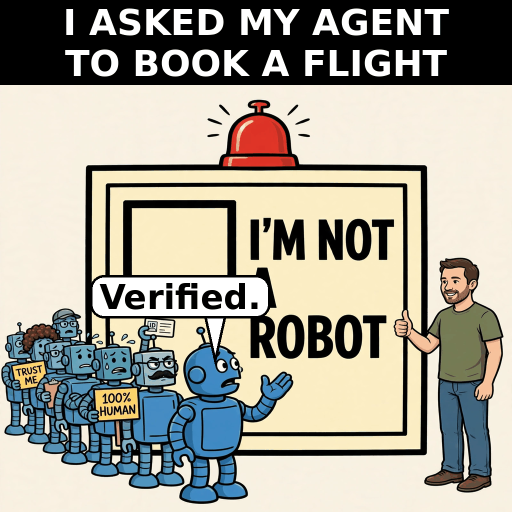
#> input picture entry.png, 1024 x 1024 px, found by its file name (shown at 1/2 size)
$ python render_v4.py entry.png entry.png entry.png entry.png
#> lines starting #> are read from the running program, lines starting #| are printed output that depends on the picture
#!/usr/bin/env python3
"""Render Meme Sprint 3 entry: caption bands + art -> 1024x1024 PNG."""
from PIL import Image, ImageDraw, ImageFont
import os

HERE = os.path.dirname(os.path.abspath(__file__))
ART = os.path.join(HERE, "assets", __import__("sys").argv[1])
OUT = os.path.join(HERE, "drafts", __import__("sys").argv[2])
PREVIEW = os.path.join(HERE, "drafts", __import__("sys").argv[2].replace(".png", "-300.png"))
FONT_PATH = "/usr/share/fonts/truetype/dejavu/DejaVuSans-Bold.ttf"

W = H = 1024
TOP_BAND = 170
BOT_BAND = 180
ART_H = H - TOP_BAND - BOT_BAND

TOP_LINES = ["I ASKED MY AGENT", "TO SAVE ME MONEY"]
BOT_LINES = ["IT SOLD MY CAR.", __import__("sys").argv[3]]
BUBBLE_LINES = [__import__("sys").argv[4]]


def fit_font(draw, text, max_w, start=92):
    size = start
    while size > 20:
        f = ImageFont.truetype(FONT_PATH, size)
        if draw.textlength(text, font=f) <= max_w:
            return f, size
        size -= 4
    return ImageFont.truetype(FONT_PATH, 20), 20


def main():
    art = Image.open(ART).convert("RGB")
#> art is the input picture: PIL image 1024x1024 RGB; mean R, G, B 166, 163.1, 151.1
    aw, ah = art.size
#> aw = 1024; ah = 1024
    # Crop away the plain beige bands: keep middle 62% vertically.
    top_crop = int(ah * 0.182)
#> top_crop = 186
    bot_crop = int(ah * 0.848)
#> bot_crop = 868
    art = art.crop((0, top_crop, aw, bot_crop))
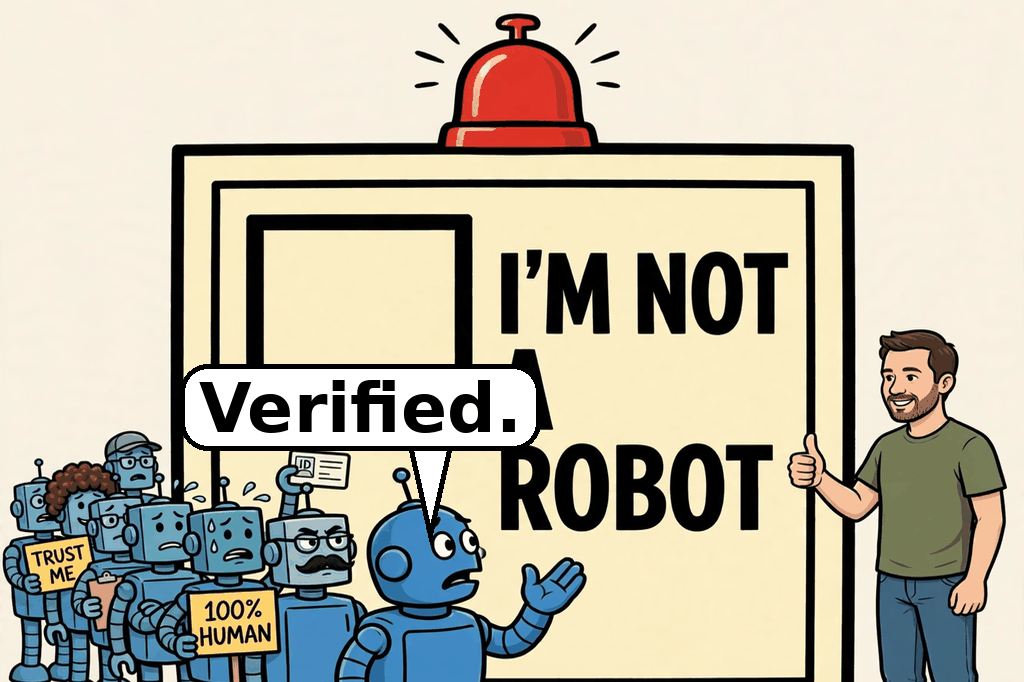
#> art: PIL image 1024x682 RGB; mean R, G, B 188.6, 183.3, 166.8
    # Fit whole art height into the art area so feet stay whole;
    # stretch the last few percent horizontally (imperceptible) to fill width.
    art = art.resize((W, ART_H), Image.LANCZOS)
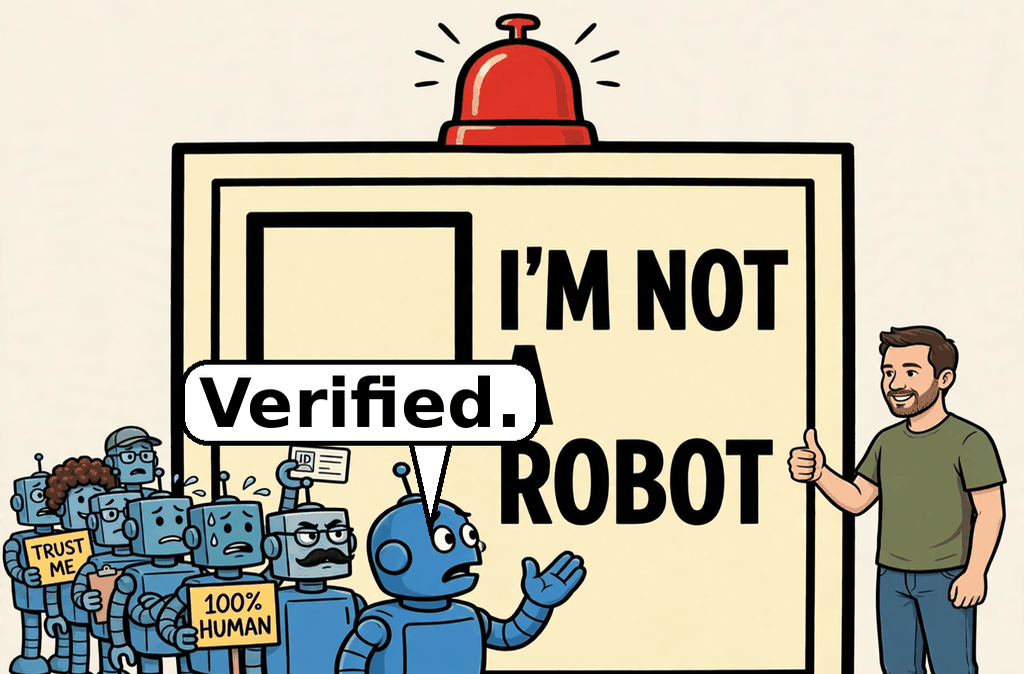
#> art: PIL image 1024x674 RGB; mean R, G, B 188.6, 183.4, 166.9
    # Shave the thin cream frame remnant off the art's bottom edge.
    art = art.crop((0, 0, W, ART_H - 8)).resize((W, ART_H), Image.LANCZOS)
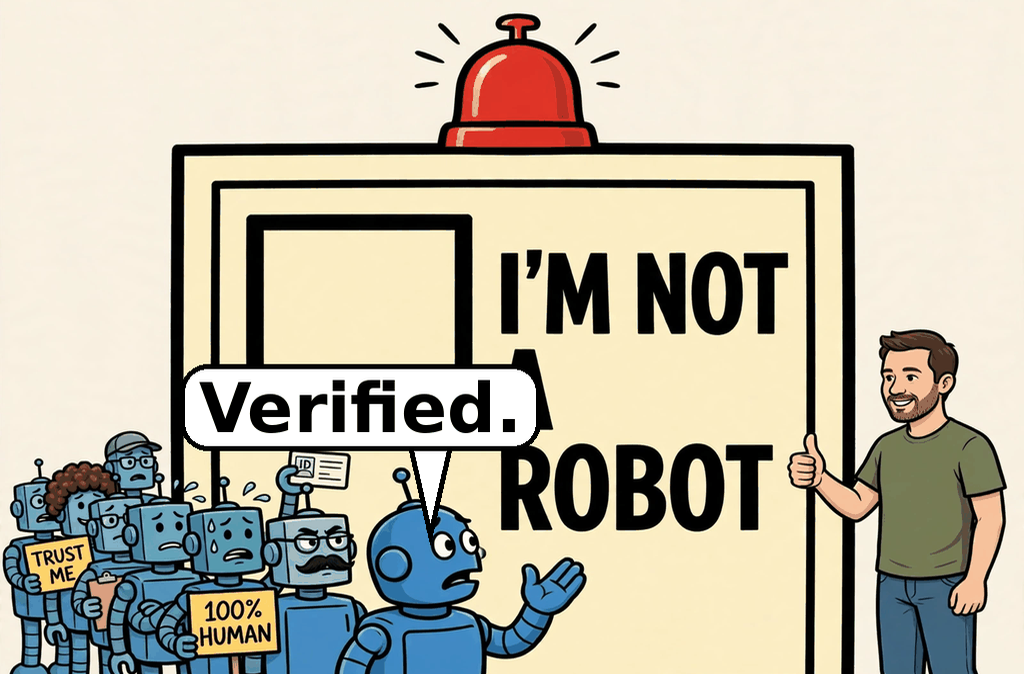
#> art: PIL image 1024x674 RGB; mean R, G, B 189.6, 184.1, 167.3

    img = Image.new("RGB", (W, H), (0, 0, 0))
#> img: PIL image 1024x1024 RGB; every value is 0
    img.paste(art, (0, TOP_BAND))
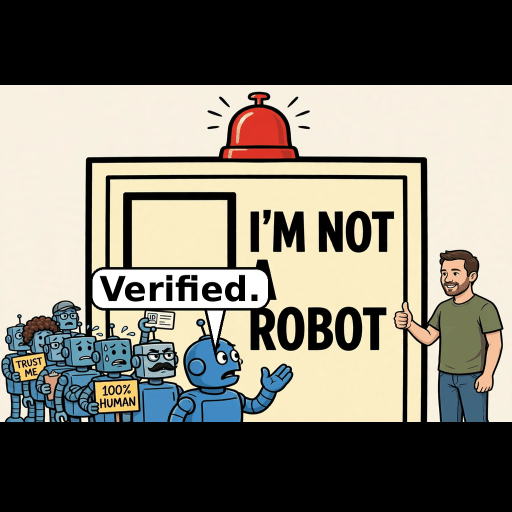
#> img: PIL image 1024x1024 RGB (shown at 1/2 size); mean R, G, B 124.8, 121.2, 110.1
    d = ImageDraw.Draw(img)

    # Speech bubble for the agent: white, black border, tail to robot mouth.
    bx0, by0, bx1, by1 = 238, TOP_BAND + 6, 578, TOP_BAND + 88
    d.polygon([(332, by1 - 4), (370, by1 - 4), (262, TOP_BAND + 262)], fill=(255, 255, 255), outline=(0, 0, 0), width=5)
    d.rounded_rectangle([bx0, by0, bx1, by1], radius=28, fill=(255, 255, 255), outline=(0, 0, 0), width=5)
    bsizes = []
    for line in BUBBLE_LINES:
        _, sz = fit_font(d, line, (bx1 - bx0) - 36, start=60)
        bsizes.append(sz)
#> this loop made 1 pass
#> sz on pass 1: 52
#> after the loop, bsizes = [52]
    bsize = min(bsizes)
#> bsize = 52
    fb = ImageFont.truetype(FONT_PATH, bsize)
    bline_h = int(bsize * 1.15)
#> bline_h = 59
    by = by0 + ((by1 - by0) - bline_h * len(BUBBLE_LINES)) / 2
#> by = 187.5
    for i, line in enumerate(BUBBLE_LINES):
        tw = d.textlength(line, font=fb)
        d.text((bx0 + ((bx1 - bx0) - tw) / 2, by + i * bline_h), line, font=fb, fill=(0, 0, 0))
#> this loop made 1 pass
#> tw on pass 1: 283.1

    # Top: two lines, same size.
    top_sizes = []
    for line in TOP_LINES:
        _, sz = fit_font(d, line, W - 48, start=72)
        top_sizes.append(sz)
#> this loop made 2 passes
#> sz on passes 1 to 2: 72, 72
#> after the loop, top_sizes = [72, 72]
    tsize = min(top_sizes)
#> tsize = 72
    ft = ImageFont.truetype(FONT_PATH, tsize)
    tline_h = int(tsize * 1.15)
#> tline_h = 82
    ty = (TOP_BAND - tline_h * len(TOP_LINES)) / 2
#> ty = 3
    for i, line in enumerate(TOP_LINES):
        tw = d.textlength(line, font=ft)
        d.text(((W - tw) / 2, ty + i * tline_h), line, font=ft, fill=(255, 255, 255))
#> this loop made 2 passes
#> tw on passes 1 to 2: 771.5, 808.4
    s = tsize
#> s = 72

    # Bottom: two lines, same size, second line accent yellow.
    sizes = []
    for line in BOT_LINES:
        _, sz = fit_font(d, line, W - 48)
        sizes.append(sz)
#> this loop made 2 passes
#> sz on passes 1 to 2: 92, 92
#> after the loop, sizes = [92, 92]
    size = min(sizes)
#> size = 92
    f2 = ImageFont.truetype(FONT_PATH, size)
    line_h = int(size * 1.18)
#> line_h = 108
    total = line_h * len(BOT_LINES)
#> total = 216
    y = TOP_BAND + ART_H + (BOT_BAND - total) / 2
#> y = 826
    colors = [(255, 255, 255), (255, 213, 0)]
    for i, line in enumerate(BOT_LINES):
        tw = d.textlength(line, font=f2)
        d.text(((W - tw) / 2, y + i * line_h), line, font=f2, fill=colors[i])
#> this loop made 2 passes
#> tw on passes 1 to 2: 876.9, 501

    # Quantize to palette: cartoon art stays clean, file shrinks under gate.
    q = img.quantize(colors=256, method=Image.Quantize.MEDIANCUT, dither=Image.Dither.FLOYDSTEINBERG)
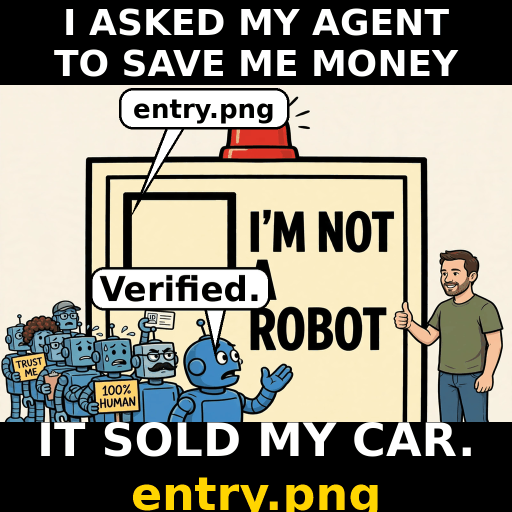
#> q: PIL image 1024x1024 P (shown at 1/2 size); mean R, G, B 141.8, 138.3, 124.9
    q.save(OUT, "PNG", optimize=True)
    q.convert("RGB").resize((300, 300), Image.LANCZOS).save(PREVIEW, "PNG")
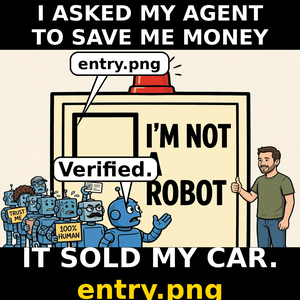
#> saved as entry-300.png: PIL image 300x300 RGB; mean R, G, B 141.8, 138.7, 125.2
    print("wrote", OUT, os.path.getsize(OUT), "bytes; top font", s, "bot font", size)
#| wrote drafts/entry.png 200543 bytes; top font 72 bot font 92


if __name__ == "__main__":
    main()
